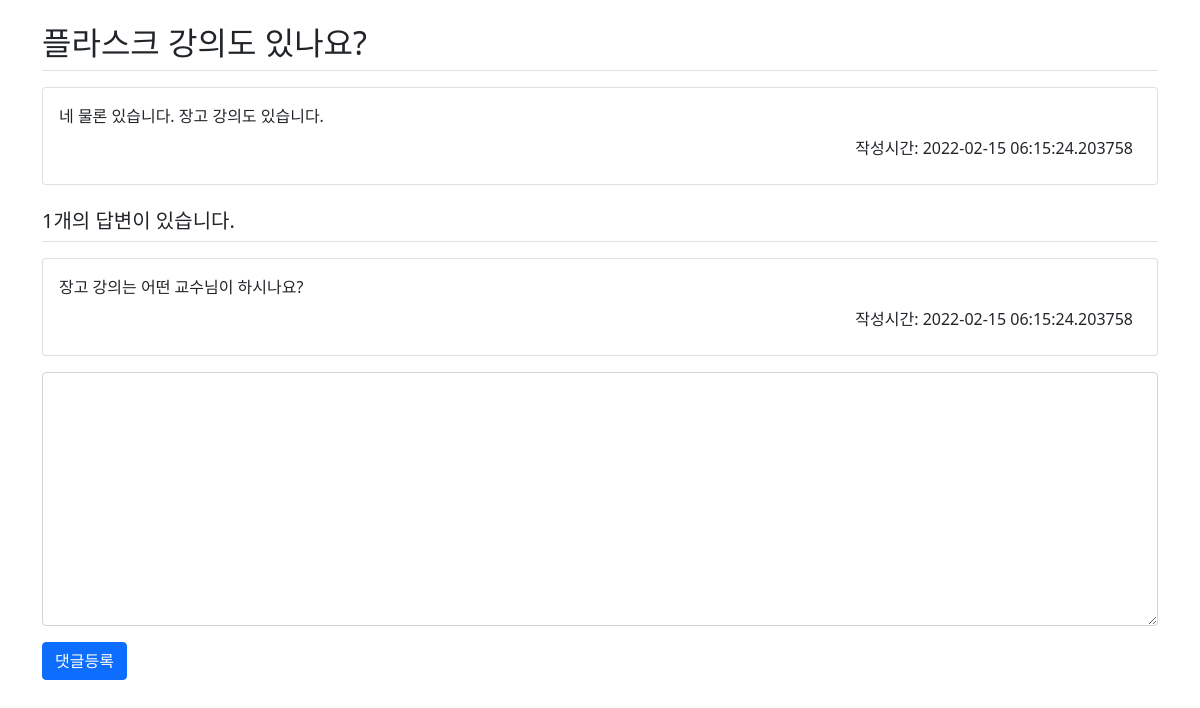
/question/detail/6/, run on the app's committed database.
### hello_cju/models.py (models this page shows)
class Question(db.Model):
    id = db.Column(db.Integer, primary_key=True)
    title = db.Column(db.String(200), nullable=False)
    contents = db.Column(db.Text(), nullable=False)
    create_date = db.Column(db.DateTime(), nullable=False)

class Answer(db.Model):
    id = db.Column(db.Integer, primary_key=True)
    question_id = db.Column(
        db.Integer,
        db.ForeignKey('question.id', ondelete='CASCADE'),
    )
    question = db.relationship(
        'Question',
        backref=db.backref('answer_set')
    )
    contents = db.Column(db.Text(), nullable=False)
    create_date = db.Column(db.DateTime(), nullable=False)

### hello_cju/views/question_views.py (the view)
@bp.route('/detail/<int:question_id>/')
def detail(question_id):
    form = AnswerForm()
    question = Question.query.get_or_404(question_id)
    return render_template(
        template_name_or_list='question/question_detail.html',
        context=question,
        form=form,
    )

### hello_cju/forms.py
class AnswerForm(FlaskForm):
    contents = TextAreaField(
        label='내용',
        validators=[
            DataRequired(message='내용은 필수 입력 항목입니다.'),
        ],
    )

### hello_cju/templates/question/question_detail.html (shortened to what this page needs)
<link rel="stylesheet" href="{{ url_for('static', filename='bootstrap.min.css') }}">
<div class="container my-3">
    <h2 class="border-bottom py-2">{{ context.title }}</h2>
    <div class="card my-3">
        <div class="card-body">
            <div class="card-text" style="white-space: pre-line;">{{ context.contents }}</div>
            <div class="d-flex justify-content-end">
                <div class="d-flex p-2 bd-highlight">
                    작성시간: {{ context.create_date }}
                </div>
            </div>
        </div>
    </div>
    <h5 class="border-bottom my-3 py-2">{{ context.answer_set|length }}개의 답변이 있습니다.</h5>
    {% for answer in context.answer_set %}
    <div class="card my-3">
        <div class="card-body">
            <div class="card-text" style="white-space: pre-line;">{{ answer.contents }}</div>
            <div class="d-flex justify-content-end">
                <div class="d-flex p-2 bd-highlight">
                    작성시간: {{ context.create_date }}
                </div>
            </div>
        </div>
    </div>
    {% endfor %}
    <form action="{{ url_for('answer.create', question_id=context.id) }}" method="post" class="my-3">
        <div class="form-group">
            <textarea name="content" id="content" class="form-control" rows="10"></textarea>
        </div>
        <div class="form-group my-3">
            <input type="submit" value="댓글등록" class="btn btn-primary">
        </div>
    </form>
</div>

### data on the page
Question: title "플라스크 강의도 있나요?", contents "네 물론 있습니다. 장고 강의도 있습니다.", create_date "2022-02-15 06:15:24.203758"
Answer: contents "장고 강의는 어떤 교수님이 하시나요?"

### other printed values
{{ context.answer_set|length }} "1"
